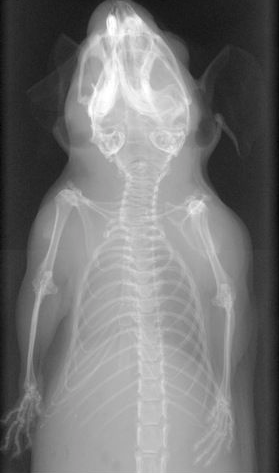
#> input picture interfaces/Filtros/raton.png, 279 x 473 px
$ python Fourier.py
#> lines starting #> are read from the running program, lines starting #| are printed output that depends on the picture
import numpy as np
import matplotlib.pyplot as plt
from matplotlib.image import imread
from copy import copy, deepcopy
import scipy as scp
import cv2


#mapa_color = "CMRmap"
#mapa_color = "nipy_spectral"
#mapa_color = "gist_heat"
mapa_color = "gray"


def rgb2gray(rgb):
    return np.dot(rgb[...,:3],[0.2989,0.5870,0.1140])

#imagen = np.genfromtxt("corregida_pulmon_90mAs.txt")
#imagen_fourier = np.fft.fft2(imagen)
imagen = rgb2gray(imread("raton.png"))
imagen = cv2.imread("raton.png")
imagen = cv2.cvtColor(imagen,cv2.COLOR_BGR2YUV)
#> imagen: shape (473, 279, 3); mean of channels 0, 1, 2 118.5, 128, 128
imagen[:,:,0] = cv2.equalizeHist(imagen[:,:,0])
#> imagen: shape (473, 279, 3); mean of channels 0, 1, 2 128.4, 128, 128
imagen = cv2.cvtColor(imagen,cv2.COLOR_YUV2BGR)
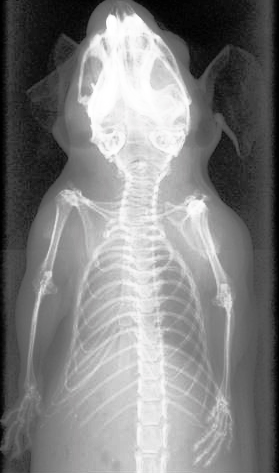
#> imagen: shape (473, 279, 3); mean B, G, R 128.4, 128.4, 128.4
imagen = rgb2gray(imagen)
np.savetxt("raton_rayosX.txt",imagen)
"""
tamano_x = len(imagen)
tamano_y = len(imagen[0])

#########Filtro Butterworth################
M = int(tamano_x/2.0)
N = int(tamano_y/2.0)
n = 4
D_0 = 50 #Frec de corte

def filtro_butterworth(i,j,M,N,D_0,n):
    D = np.sqrt((i-M)**2 + (j-N)**2)
    if(i==M and j== N):
        return 1.0
    else:
        return 1.0/(1.0 + (D_0/D)**(2*n))

filter_butterworth = np.zeros((tamano_x,tamano_y))
for i in range(len(filter_butterworth)):
    for j in range(len(filter_butterworth[0])):
        filter_butterworth[i,j] = filtro_butterworth(i,j,M,N,D_0,n)
imagen_butterworth_tot = np.zeros((tamano_x,tamano_y))

D_0_p = 10

def filtro_pasaaltas(i,j,M,N,D_0_p):
    D = np.sqrt((i-M)**2 + (j-N)**2)
    if(D <= D_0_p):
        return 0.0
    else:
        return 1.0

filter_pasaaltas = np.zeros((tamano_x,tamano_y))
for i in range(len(filter_pasaaltas)):
    for j in range(len(filter_pasaaltas[0])):
        filter_pasaaltas[i,j] = filtro_pasaaltas(i,j,M,N,D_0_p)
imagen_pasaaltas_tot = np.zeros((tamano_x,tamano_y))

###########################################

C = 10.0 #Constante de enfatizacion


imagen_butterworth = deepcopy(imagen_fourier)
imagen_pasaaltas = deepcopy(imagen_fourier)
imagen_C = deepcopy(imagen)
imagen_F = deepcopy(imagen)
imagen_CF = deepcopy(imagen)
imagen_laplace = deepcopy(imagen)
imagen_mlaplace = deepcopy(imagen)
imagen_mmedia = deepcopy(imagen)
imagen_norte = deepcopy(imagen)
imagen_este = deepcopy(imagen)
imagen_dir = deepcopy(imagen)
imagen_enfat = deepcopy(imagen)
imagen_robert = deepcopy(imagen)
imagen_mascara1 = deepcopy(imagen)

for i in range(1,len(imagen)-1):
    for j in range(1,len(imagen[0])-1):
        imagen_C[i,j] = (-1.0*imagen[i-1,j-1] + 0*imagen[i,j-1] + 1.0*imagen[i+1,j-1] - 2.0*imagen[i-1,j] + 0*imagen[i,j] + 2.0*imagen[i+1,j] -1.0*imagen[i-1,j+1] + 0*imagen[i,j+1] + 1.0*imagen[i+1,j+1])/9
        imagen_F[i,j] = (-1.0*imagen[i-1,j-1] - 2.0*imagen[i,j-1] - 1.0*imagen[i+1,j-1] + 0*imagen[i-1,j] + 0*imagen[i,j] + 0*imagen[i+1,j] +1.0*imagen[i-1,j+1] + 2.0*imagen[i,j+1] + 1.0*imagen[i+1,j+1])/9
        imagen_CF[i,j] = np.sqrt(imagen_C[i,j]**2 + imagen_F[i,j]**2)
        imagen_laplace[i,j] = (0*imagen[i-1,j-1] + 1.0*imagen[i,j-1] + 0*imagen[i+1,j-1] + 1.0*imagen[i-1,j] - 4.0*imagen[i,j] + 1.0*imagen[i+1,j] + 0*imagen[i-1,j+1] + 1.0*imagen[i,j+1] + 0*imagen[i+1,j+1])
        imagen_mlaplace[i,j] = (0*imagen[i-1,j-1] - 1.0*imagen[i,j-1] + 0*imagen[i+1,j-1] - 1.0*imagen[i-1,j] + 5.0*imagen[i,j] - 1.0*imagen[i+1,j] + 0*imagen[i-1,j+1] - 1.0*imagen[i,j+1] + 0*imagen[i+1,j+1])
        imagen_mmedia[i,j] = (-1.0*imagen[i-1,j-1] - 1.0*imagen[i,j-1] - 1.0*imagen[i+1,j-1] - 1.0*imagen[i-1,j] + 8.0*imagen[i,j] - 1.0*imagen[i+1,j] - 1.0*imagen[i-1,j+1] - 1.0*imagen[i,j+1] - 1.0*imagen[i+1,j+1])/9
        imagen_enfat[i,j] = (C-1.0)*imagen[i,j] + imagen_mmedia[i,j]
        imagen_norte[i,j] = (1.0*imagen[i-1,j-1] + 1.0*imagen[i,j-1] + 1.0*imagen[i+1,j-1] + 1.0*imagen[i-1,j] - 2.0*imagen[i,j] + 1.0*imagen[i+1,j] - 1.0*imagen[i-1,j+1] - 1.0*imagen[i,j+1] - 1.0*imagen[i+1,j+1])
        imagen_este[i,j] = (-1.0*imagen[i-1,j-1] + 1.0*imagen[i,j-1] + 1.0*imagen[i+1,j-1] - 1.0*imagen[i-1,j] - 2.0*imagen[i,j] + 1.0*imagen[i+1,j] - 1.0*imagen[i-1,j+1] + 1.0*imagen[i,j+1] + 1.0*imagen[i+1,j+1])
        imagen_dir[i,j] = imagen_norte[i,j] + imagen_este[i,j]
        imagen_robert[i,j] = (np.abs(1.0*imagen[i,j] - 1.0*imagen[i+1,j+1]) + np.abs(1.0*imagen[i+1,j] - 1.0*imagen[i,j+1]))
        imagen_mascara1[i,j] = (1.0*imagen[i-1,j-1] + 4.0*imagen[i,j-1] - 2.0*imagen[i+1,j-1] + 3.0*imagen[i-1,j] + 0.0*imagen[i,j] - 3.0*imagen[i+1,j] + 2.0*imagen[i-1,j+1] - 4.0*imagen[i,j+1] - 1.0*imagen[i+1,j+1])


for i in range(len(imagen)):
    for j in range(len(imagen[0])):
        imagen_butterworth[i,j] = imagen_fourier[i,j]*filter_butterworth[i,j]
        imagen_pasaaltas[i,j] = imagen_fourier[i,j]*filter_pasaaltas[i,j]

imagen_butterworth_sinfou = np.fft.ifft2(imagen_butterworth)
imagen_pasaaltas_sinfou = np.fft.ifft2(imagen_pasaaltas)

for i in range(len(imagen)):
    for j in range(len(imagen[0])):
        imagen_butterworth_tot[i,j] = np.sqrt(imagen_butterworth_sinfou[i,j].real**2 + imagen_butterworth_sinfou[i,j].imag**2 )
        imagen_pasaaltas_tot[i,j] = np.sqrt(imagen_pasaaltas_sinfou[i,j].real**2 + imagen_pasaaltas_sinfou[i,j].imag**2 )


plt.imshow(filter_butterworth,cmap = mapa_color)
plt.savefig("filtro_butterworth.png")
plt.clf()
plt.imshow(filter_pasaaltas,cmap = mapa_color)
plt.savefig("filtro_pasaaltas.png")
plt.clf()
plt.imshow(np.fft.ifft2(imagen_butterworth).real,cmap = mapa_color)
plt.savefig("imagen_butterworth_real.png")
plt.clf()
plt.imshow(np.fft.ifft2(imagen_pasaaltas).real,cmap = mapa_color)
plt.savefig("imagen_pasaaltas_real.png")
plt.clf()
plt.imshow(np.fft.ifft2(imagen_butterworth).imag,cmap = mapa_color)
plt.savefig("imagen_butterworth_imag.png")
plt.clf()
plt.imshow(np.fft.ifft2(imagen_pasaaltas).imag,cmap = mapa_color)
plt.savefig("imagen_pasaaltas_imag.png")
plt.clf()
plt.imshow(imagen_butterworth_tot.real,cmap = mapa_color)
plt.savefig("imagen_butterworth.png")
plt.clf()
plt.imshow(imagen_pasaaltas_tot.real,cmap = mapa_color)
plt.savefig("imagen_pasaaltas.png")
plt.clf()
plt.imshow(imagen,cmap = mapa_color)
plt.savefig("imagen.png")
plt.clf()
plt.imshow(imagen_C,cmap = mapa_color)
plt.savefig("imagen_filtrada_C.png")
plt.clf()
plt.imshow(imagen_F,cmap = mapa_color)
plt.savefig("imagen_filtrada_F.png")
plt.clf()
plt.imshow(imagen_CF,cmap = mapa_color)
plt.savefig("imagen_filtrada_CF.png")
plt.clf()
plt.imshow(imagen_laplace,cmap = mapa_color)
plt.savefig("imagen_filtrada_laplace.png")
plt.clf()
plt.imshow(imagen_mlaplace,cmap = mapa_color)
plt.savefig("imagen_filtrada_laplace_menos.png")
plt.clf()
plt.imshow(imagen_mmedia,cmap = mapa_color)
plt.savefig("imagen_filtrada_menos_media.png")
plt.clf()
plt.imshow(imagen_norte,cmap = mapa_color)
plt.savefig("imagen_filtrada_norte.png")
plt.clf()
plt.imshow(imagen_este,cmap = mapa_color)
plt.savefig("imagen_filtrada_este.png")
plt.clf()
plt.imshow(imagen_dir,cmap = mapa_color)
plt.savefig("imagen_filtrada_dir.png")
plt.clf()
plt.imshow(imagen_enfat,cmap = mapa_color)
plt.savefig("imagen_filtrada_enfatizacion.png")
plt.clf()
plt.imshow(imagen_robert,cmap = mapa_color)
plt.savefig("imagen_filtrada_robert.png")
plt.clf()
plt.imshow(imagen_mascara1,cmap = mapa_color)
plt.savefig("imagen_filtrada_mascara1.png")
plt.clf()
"""
